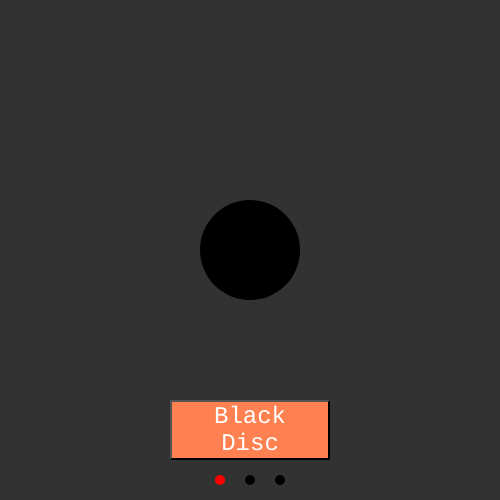
Frame 1 (no input)
Frame 60 (no input): identical to frame 1, image omitted
Frame 120 (the mouse pressed at the canvas centre since frame 60): identical to frame 1, image omitted

The p5.js sketch that drew this single still picture (run headless with seeded random() and noise() and a simulated clock; from frame 60 on, the mouse is pressed at the canvas centre):

// p5.js sketch
// ── sketch.js
const MODE_NAMES = ["Black Disc", "White Disc", "Red Bar"]

let cycleMode = 0

function setup() {
  createCanvas(500, 500)
  setupCycleButton()
  
  rectMode(CENTER)
}

let cycleButton

function setupCycleButton() {
  cycleButton = createButton(MODE_NAMES[0])
  const BUTTON_WIDTH = 160
  cycleButton.position(width / 2 - BUTTON_WIDTH / 2, height - 100)
  cycleButton.size(BUTTON_WIDTH)
  cycleButton.style("color: #FFFFFF")
  // Exercise: make the text colour dynamically follow the
  // colour of the circle.
  cycleButton.style("background-color: #FF8050")
  cycleButton.style("font-family: Courier")
  cycleButton.style("font-size: 24px")
  cycleButton.mousePressed(changeCycle)
  
}

function changeCycle() {
  cycleMode = (cycleMode + 1) % MODE_NAMES.length
  cycleButton.html(MODE_NAMES[cycleMode])
}

function modeDots() {
  for (let i of [0, 1, 2]) {
    if (i == cycleMode) {
      fill(255, 0, 0)
    } else {
      fill(0)
    }

    circle(map(i, 0, 2, width / 2 - 30, width / 2 + 30), height - 20, 10)
  }
}

function draw() {
  background(50)
  noStroke()
  modeDots()
  
  translate(width / 2, height / 2)

  if (cycleMode == 0) {
    mode0()
  } else if (cycleMode == 1) {
    mode1()
  } else {
    mode2()
  }
}

function mode0() {
  fill(0)
  circle(0, 0, 100)
}

function mode1() {
  fill(255)
  circle(0, 0, 150)
}

function mode2() {
  fill(255, 0, 0)
  rect(0, 0, 300, 50)
}
